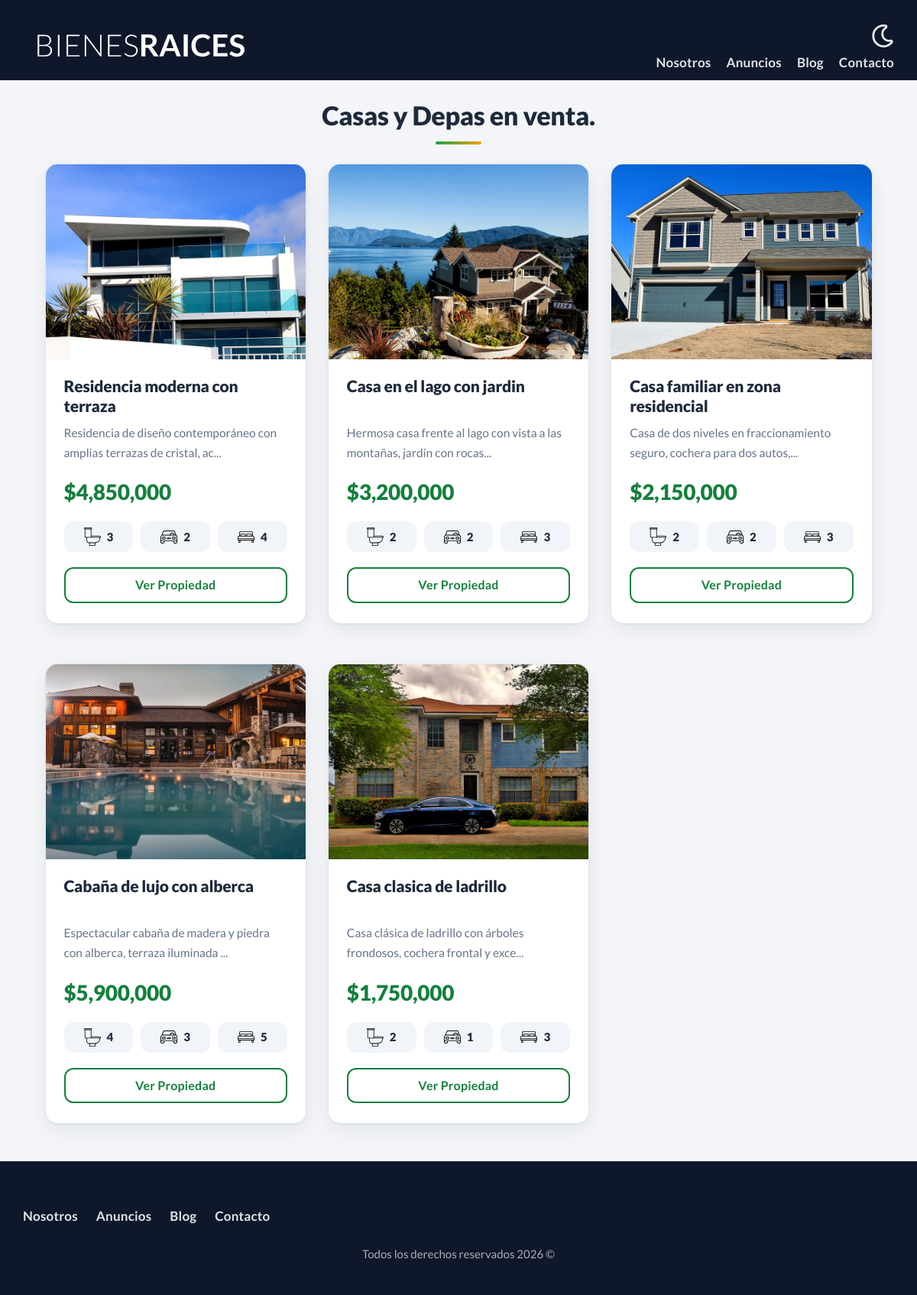
The page /anuncios on the database its author committed.
### tables this page shows
CREATE TABLE IF NOT EXISTS propiedades (
  idpropiedad           INT UNSIGNED NOT NULL AUTO_INCREMENT PRIMARY KEY,
  titulo                VARCHAR(45)  NOT NULL,
  precio                DECIMAL(10,2) NOT NULL,
  imagen                VARCHAR(200) NOT NULL,        
  descripcion           LONGTEXT     NOT NULL,
  habitaciones          TINYINT UNSIGNED NOT NULL,
  wc                    TINYINT UNSIGNED NOT NULL,
  estacionamiento       TINYINT UNSIGNED NOT NULL,
  creado                DATE         NOT NULL,
  vendedores_idvendedor INT UNSIGNED NOT NULL,
   
  CONSTRAINT fk_propiedades_vendedor FOREIGN KEY (vendedores_idvendedor) REFERENCES vendedores(idvendedor)
);

### controllers/PaginasController.php (called while the page is built, shortened)
<?php
    class PaginasController {
        public static function anuncios(Router $router){
            $propiedades=Propiedad::all();
            $router->render("paginas/anuncios",["propiedades"=>$propiedades]);
        }
    }

### public/index.php (called while the page is built, shortened)
<?php
    $router=new Router();
    $router->get('/admin',[PropiedadController::class,'index']);
    $router->get('/propiedades/crear',[PropiedadController::class,'crear']);
    $router->post('/propiedades/crear',[PropiedadController::class,'crear']);
    $router->get('/propiedades/actualizar',[PropiedadController::class,'actualizar']);
    $router->post('/propiedades/actualizar',[PropiedadController::class,'actualizar']);
    $router->get('/vendedores/crear',[VendedorController::class,'crear']);
    $router->post('/vendedores/crear',[VendedorController::class,'crear']);
    $router->get('/vendedores/actualizar',[VendedorController::class,'actualizar']);
    $router->post('/vendedores/actualizar',[VendedorController::class,'actualizar']);
    $router->post('/admin',[PropiedadController::class,'index']);
    $router->get('/index',[PaginasController::class,'index']);
    $router->get('/nosotros',[PaginasController::class,'nosotros']);
    $router->get('/anuncios',[PaginasController::class,'anuncios']);
    $router->get('/anuncio',[PaginasController::class,'anuncio']);
    $router->get('/blog',[PaginasController::class,'blog']);
    $router->get('/entrada',[PaginasController::class,'entrada']);
    $router->get('/contacto',[PaginasController::class,'contacto']);
    $router->post('/contacto',[PaginasController::class,'contacto']);
    $router->get('/login',[LoginController::class,'login']);
    $router->post('/login',[LoginController::class,'login']);
    $router->get('/logout',[LoginController::class,'logout']);
    $router->comprobarRutas();

### models/ActiveRecord.php (called while the page is built, shortened)
<?php
    class ActiveRecord{
        protected static $db;
        protected static $tabla='';
        public static function setDb($database){
            self::$db=$database;
        }
        public static function all(){
            $query="SELECT * FROM ".static::$tabla;
            $resultado=self::consultaSQL($query);
            return $resultado;
        }
        protected static function consultaSQL($query){
            $resConsulta=self::$db->query($query);
            $array=[];
            while($registro=$resConsulta->fetch_assoc()):
                $array[]=static::crearObjeto($registro);
            endwhile;
            return $array;
        }
        protected static function crearObjeto($array){
            $instancia=new static;
            foreach($array as $key=>$value):
                if(property_exists($instancia,$key)):
                    $instancia->$key=$value;
                endif;
            endforeach;
            return $instancia;
        }
    }

### includes/funciones.php (called while the page is built, shortened)
<?php
    function s($html):string{
        return htmlspecialchars((string)$html,ENT_QUOTES | ENT_SUBSTITUTE,'UTF-8');
    }

### views/paginas/anuncios.php (the view)
<main class="contenedor seccion">
        <section class="contenedor seccion">
            <h2>Casas y Depas en venta.</h2>
            <div class="contenedor-anuncios">
    <?php foreach($propiedades as $propiedad):?>
            <div class="anuncio">
                <picture>
                    <img loading="lazy" src="<?php echo BASE_PATH; ?>/imagenes/<?php echo s($propiedad->imagen);?>" alt="anuncio">
                </picture>
                <div class="contenido-anuncio">
                    <h3 class="titulo-propiedad"><?php echo s($propiedad->titulo);?></h3>
                    <p class="descripcion-propiedad"><?php echo s(mb_substr($propiedad->descripcion,0,70));?>...</p>
                    <p class="precio">$<?php echo s(number_format($propiedad->precio));?></p>
                    <ul class="iconos-caracteristicas">
                        <li>
                            <img class="icono" loading="lazy" src="<?php echo BASE_PATH; ?>/build/img/icono_wc.svg" alt="icono wc">
                            <p><?php echo s($propiedad->wc);?></p>
                        </li>
                        <li>
                            <img class="icono" loading="lazy" src="<?php echo BASE_PATH; ?>/build/img/icono_estacionamiento.svg" alt="icono estacionamiento">
                            <p><?php echo s($propiedad->estacionamiento);?></p>
                        </li>
                        <li>
                            <img class="icono" loading="lazy" src="<?php echo BASE_PATH; ?>/build/img/icono_dormitorio.svg" alt="icono dormitorio">
                            <p><?php echo s($propiedad->habitaciones);?></p>
                        </li>
                    </ul>
                    <a href="<?php echo BASE_PATH; ?>/anuncio?id=<?php echo s($propiedad->idpropiedad);?>" class="boton-amarillo-block">Ver Propiedad</a>
                </div>
            </div>
        <?php endforeach; ?>
</div>
        </section>
    </main>

### Router.php (shortened to what this page needs)
<?php
    class Router{
        public $rutasGET=[];
        public $rutasPOST=[];
        public function get($url,$fn){
            $this->rutasGET[$url]=$fn;
        }
        public function post($url,$fn){
            $this->rutasPOST[$url]=$fn;
        }
        protected function urlActual(){
            $path=parse_url($_SERVER['REQUEST_URI'] ?? '/',PHP_URL_PATH);
            if($path!=='/'){
                $path=rtrim($path,'/');
            }
            return $path==='/' ? '/index' : $path;
        }
        public function comprobarRutas(){
            $fn=null;
            $urlActual=$this->urlActual();
            $metodo=$_SERVER['REQUEST_METHOD'];
            if($metodo==='GET'){
                $fn=$this->rutasGET[$urlActual] ?? null;
            }elseif($metodo==='POST'){
                $fn=$this->rutasPOST[$urlActual] ?? null;
            }
            if($fn){
                call_user_func($fn,$this);
            }else{
                http_response_code(404);
                echo 'pagina no encontrada';
            }
        }
        public function render($view,$datos=[]){
            include __DIR__."/views/$view.php";
            $contenido=ob_get_clean();
            include __DIR__.'/views/layout.php';
        }
    }

### views/layout.php (shortened to what this page needs)
<?php
    if(!isset($inicio)){
        $inicio=false;
    }
?>
<!DOCTYPE html>
<html lang="es">
<head>
    <link rel="stylesheet" href="<?php echo BASE_PATH; ?>/build/css/app.css">
    <link rel="stylesheet" href="<?php echo BASE_PATH; ?>/build/css/tema.css?v=<?php echo @filemtime(__DIR__.'/../public/build/css/tema.css') ?: 1; ?>">
</head>
<body>
    <header class="header <?php echo $inicio ? 'inicio':''; ?>">
        <div class="contenedor contenido-header ">
            <div class="barra">
                <a href="<?php echo BASE_PATH; ?>/index">
                    <img src="<?php echo BASE_PATH; ?>/build/img/logo.svg" alt="logo de la empresa">
                </a>
                <div class="barra-derecha">
                    <img class="boton-dark-mode" src="" alt="boton dark mode">
                    <nav class="navegacion">
                        <a href="<?php echo BASE_PATH; ?>/nosotros">Nosotros</a>
                        <a href="<?php echo BASE_PATH; ?>/anuncios">Anuncios</a>
                        <a href="<?php echo BASE_PATH; ?>/blog">Blog</a>
                        <a href="<?php echo BASE_PATH; ?>/contacto">Contacto</a>
                    </nav>
                </div>
            </div>
        </div>
    </header>
    <?php
     echo $contenido;
                ?>
    <footer class="footer seccion">
        <div class="contenedor-footer contenedor">
            <nav class="navegacion">
                <a href="<?php echo BASE_PATH; ?>/nosotros">Nosotros</a>
                <a href="<?php echo BASE_PATH; ?>/anuncios">Anuncios</a>
                <a href="<?php echo BASE_PATH; ?>/blog">Blog</a>
                <a href="<?php echo BASE_PATH; ?>/contacto">Contacto</a>
            </nav>
            <p class="copyright">Todos los derechos reservados <?php echo date('Y'); ?> &copy;</p>
        </div>
    </footer>
</body>
</html>

### public/build/css/app.css (style rules this page uses)
html { box-sizing:border-box;font-size:62.5% }
*,:after,:before { box-sizing:inherit }
body { background-color:#f5fac1;font-family:Lato,sans-serif;font-size:1.6rem;line-height:1.8 }
p { color:#000;font-size:2rem }
.contenedor { margin:0 auto;max-width:120rem;width:95% }
a { text-decoration:none }
img,picture { display:block;width:100% }
h1,h2,h3 { font-family:Lato,sans-serif;font-weight:300;margin:2.5rem 0;text-align:center }
h2 { font-size:3.4rem }
h3 { font-size:3rem }
html { -webkit-text-size-adjust:100%;line-height:1.15 }
body { margin:0 }
main { display:block }
a { background-color:transparent }
img { border-style:none }
.seccion { margin-bottom:2.5rem;margin-top:2.5rem }
.boton-amarillo-block { background-color:#e08709;border:none;color:#fafafa;display:block;font-weight:700;margin-top:2.5rem;padding:1rem 3rem;text-align:center;text-decoration:none }
.header { background-color:#333;padding:1rem 0 3rem }
.contenido-header { display:flex;flex-direction:column;justify-content:space-between }
.barra { align-items:center;display:flex;flex-direction:column;justify-content:center;padding-top:2rem }
@media (min-width:768px) { .barra { align-items:flex-end;flex-direction:row;justify-content:space-between } }
.navegacion { height:0;opacity:0;transition:visibility .5s ease-in-out,opacity .5s linear,height .5s linear;visibility:hidden }
@media (min-width:768px) { .navegacion { align-items:center;display:flex;opacity:1;visibility:visible } }
.navegacion a { color:#fafafa;display:block;font-size:2.2rem;text-align:center;text-decoration:none }
@media (min-width:768px) { .navegacion a { align-content:center;display:inline-block;margin-right:2rem } }
@media (min-width:768px) { .navegacion a:last-of-type { margin-right:0 } }
.barra-derecha { align-items:center;display:flex;flex-direction:column }
@media (min-width:768px) { .barra-derecha { align-items:flex-end } }
.barra-derecha .boton-dark-mode { filter:invert(100%);margin:3rem 0;width:3rem }
@media (min-width:768px) { .barra-derecha .boton-dark-mode { margin-bottom:2rem;margin-top:0 } }
.footer { background-color:#333;margin-bottom:0;padding:2.5rem 0 }
.footer .contenedor-footer { padding-top:2.5rem }
.footer .copyright { color:#fafafa;text-align:center }
.footer .navegacion { height:auto;opacity:1;visibility:visible }
@media (min-width:768px) { .contenedor-anuncios { display:grid;gap:2rem;grid-template-columns:repeat(3,1fr) } }
.anuncio { background-color:#e6dcfa;border:1px solid #c8c8c8;margin-bottom:1rem }
.anuncio .contenido-anuncio { padding:2rem }
.anuncio .contenido-anuncio h3,.anuncio .contenido-anuncio p { margin:0 }
.precio { color:#399c3c;font-size:3rem;font-weight:700 }
.iconos-caracteristicas { display:flex;list-style:none;max-width:40rem;padding:0 }
.iconos-caracteristicas li { display:flex;flex:1 }
.iconos-caracteristicas li img { flex:0 0 3rem;margin-right:1rem }
.iconos-caracteristicas li p { font-weight:700 }
.descripcion-propiedad,.titulo-propiedad { height:20vh;overflow:hidden }

### rows shown on the page
propiedades: imagen (picture), titulo "Residencia moderna con terraza", descripcion "Residencia de diseño contemporáneo con amplias terrazas de cristal, ac", precio "4,850,000", wc "3", estacionamiento "2", habitaciones "4"
propiedades: imagen (picture), titulo "Casa en el lago con jardin", descripcion "Hermosa casa frente al lago con vista a las montañas, jardín con rocas", precio "3,200,000", wc "2", estacionamiento "2", habitaciones "3"
propiedades: imagen (picture), titulo "Casa familiar en zona residencial", descripcion "Casa de dos niveles en fraccionamiento seguro, cochera para dos autos,", precio "2,150,000", wc "2", estacionamiento "2", habitaciones "3"
propiedades: imagen (picture), titulo "Cabaña de lujo con alberca", descripcion "Espectacular cabaña de madera y piedra con alberca, terraza iluminada", precio "5,900,000", wc "4", estacionamiento "3", habitaciones "5"
propiedades: imagen (picture), titulo "Casa clasica de ladrillo", descripcion "Casa clásica de ladrillo con árboles frondosos, cochera frontal y exce", precio "1,750,000", wc "2", estacionamiento "1", habitaciones "3"
